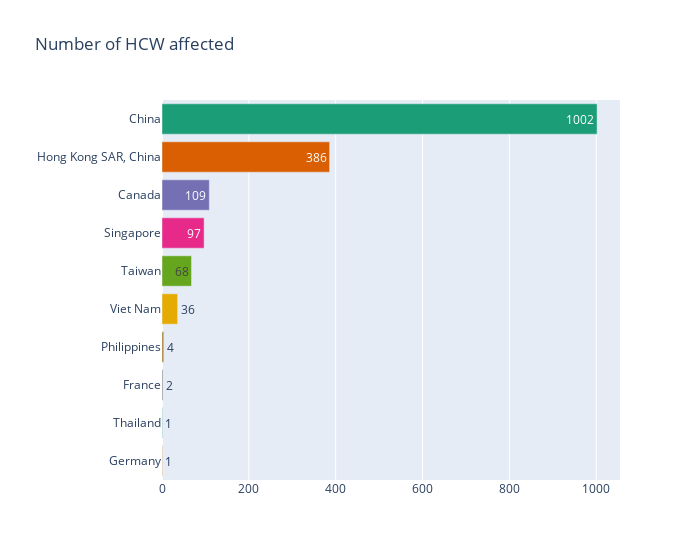

Notebook code for this chart:
### Markdown cell above
### Health Care Workers

### Code cell
plot_barh('Number of HCW affected')

### Figure 1 — Plotly figure (JSON) as saved in the notebook; plotly's stock layout.template omitted (floating-point values rounded to 4 significant figures)
{"data": [{"alignmentgroup": "True", "customdata": [[5327, 7]], "hovertemplate": "Country/Region=%{y}<br>Number of HCW affected=%{text}<br>Cumulative total cases=%{customdata[0]}<br>Case fatalities ratio (%)=%{customdata[1]}<extra></extra>", "legendgroup": "China", "marker": {"color": "rgb(27,158,119)"}, "name": "China", "offsetgroup": "China", "orientation": "h", "showlegend": true, "text": [1002], "textposition": "auto", "type": "bar", "x": [1002], "xaxis": "x", "y": ["China"], "yaxis": "y"}, {"alignmentgroup": "True", "customdata": [[1755, 17]], "hovertemplate": "Country/Region=%{y}<br>Number of HCW affected=%{text}<br>Cumulative total cases=%{customdata[0]}<br>Case fatalities ratio (%)=%{customdata[1]}<extra></extra>", "legendgroup": "Hong Kong SAR, China", "marker": {"color": "rgb(217,95,2)"}, "name": "Hong Kong SAR, China", "offsetgroup": "Hong Kong SAR, China", "orientation": "h", "showlegend": true, "text": [386], "textposition": "auto", "type": "bar", "x": [386], "xaxis": "x", "y": ["Hong Kong SAR, China"], "yaxis": "y"}, {"alignmentgroup": "True", "customdata": [[251, 17]], "hovertemplate": "Country/Region=%{y}<br>Number of HCW affected=%{text}<br>Cumulative total cases=%{customdata[0]}<br>Case fatalities ratio (%)=%{customdata[1]}<extra></extra>", "legendgroup": "Canada", "marker": {"color": "rgb(117,112,179)"}, "name": "Canada", "offsetgroup": "Canada", "orientation": "h", "showlegend": true, "text": [109], "textposition": "auto", "type": "bar", "x": [109], "xaxis": "x", "y": ["Canada"], "yaxis": "y"}, {"alignmentgroup": "True", "customdata": [[238, 14]], "hovertemplate": "Country/Region=%{y}<br>Number of HCW affected=%{text}<br>Cumulative total cases=%{customdata[0]}<br>Case fatalities ratio (%)=%{customdata[1]}<extra></extra>", "legendgroup": "Singapore", "marker": {"color": "rgb(231,41,138)"}, "name": "Singapore", "offsetgroup": "Singapore", "orientation": "h", "showlegend": true, "text": [97], "textposition": "auto", "type": "bar", "x": [97], "xaxis": "x", "y": ["Singapore"], "yaxis": "y"}, {"alignmentgroup": "True", "customdata": [[346, 11]], "hovertemplate": "Country/Region=%{y}<br>Number of HCW affected=%{text}<br>Cumulative total cases=%{customdata[0]}<br>Case fatalities ratio (%)=%{customdata[1]}<extra></extra>", "legendgroup": "Taiwan", "marker": {"color": "rgb(102,166,30)"}, "name": "Taiwan", "offsetgroup": "Taiwan", "orientation": "h", "showlegend": true, "text": [68], "textposition": "auto", "type": "bar", "x": [68], "xaxis": "x", "y": ["Taiwan"], "yaxis": "y"}, {"alignmentgroup": "True", "customdata": [[63, 8]], "hovertemplate": "Country/Region=%{y}<br>Number of HCW affected=%{text}<br>Cumulative total cases=%{customdata[0]}<br>Case fatalities ratio (%)=%{customdata[1]}<extra></extra>", "legendgroup": "Viet Nam", "marker": {"color": "rgb(230,171,2)"}, "name": "Viet Nam", "offsetgroup": "Viet Nam", "orientation": "h", "showlegend": true, "text": [36], "textposition": "auto", "type": "bar", "x": [36], "xaxis": "x", "y": ["Viet Nam"], "yaxis": "y"}, {"alignmentgroup": "True", "customdata": [[14, 14]], "hovertemplate": "Country/Region=%{y}<br>Number of HCW affected=%{text}<br>Cumulative total cases=%{customdata[0]}<br>Case fatalities ratio (%)=%{customdata[1]}<extra></extra>", "legendgroup": "Philippines", "marker": {"color": "rgb(166,118,29)"}, "name": "Philippines", "offsetgroup": "Philippines", "orientation": "h", "showlegend": true, "text": [4], "textposition": "auto", "type": "bar", "x": [4], "xaxis": "x", "y": ["Philippines"], "yaxis": "y"}, {"alignmentgroup": "True", "customdata": [[7, 14]], "hovertemplate": "Country/Region=%{y}<br>Number of HCW affected=%{text}<br>Cumulative total cases=%{customdata[0]}<br>Case fatalities ratio (%)=%{customdata[1]}<extra></extra>", "legendgroup": "France", "marker": {"color": "rgb(102,102,102)"}, "name": "France", "offsetgroup": "France", "orientation": "h", "showlegend": true, "text": [2], "textposition": "auto", "type": "bar", "x": [2], "xaxis": "x", "y": ["France"], "yaxis": "y"}, {"alignmentgroup": "True", "customdata": [[9, 22]], "hovertemplate": "Country/Region=%{y}<br>Number of HCW affected=%{text}<br>Cumulative total cases=%{customdata[0]}<br>Case fatalities ratio (%)=%{customdata[1]}<extra></extra>", "legendgroup": "Thailand", "marker": {"color": "rgb(27,158,119)"}, "name": "Thailand", "offsetgroup": "Thailand", "orientation": "h", "showlegend": true, "text": [1], "textposition": "auto", "type": "bar", "x": [1], "xaxis": "x", "y": ["Thailand"], "yaxis": "y"}, {"alignmentgroup": "True", "customdata": [[9, 0]], "hovertemplate": "Country/Region=%{y}<br>Number of HCW affected=%{text}<br>Cumulative total cases=%{customdata[0]}<br>Case fatalities ratio (%)=%{customdata[1]}<extra></extra>", "legendgroup": "Germany", "marker": {"color": "rgb(217,95,2)"}, "name": "Germany", "offsetgroup": "Germany", "orientation": "h", "showlegend": true, "text": [1], "textposition": "auto", "type": "bar", "x": [1], "xaxis": "x", "y": ["Germany"], "yaxis": "y"}], "layout": {"barmode": "relative", "legend": {"title": {"text": "Country/Region"}, "tracegroupgap": 0}, "showlegend": false, "title": {"text": "Number of HCW affected"}, "uniformtext": {"minsize": 8, "mode": "hide"}, "width": 700, "xaxis": {"anchor": "y", "domain": [0, 1], "title": {"text": ""}}, "yaxis": {"anchor": "x", "categoryarray": ["Germany", "Thailand", "France", "Philippines", "Viet Nam", "Taiwan", "Singapore", "Canada", "Hong Kong SAR, China", "China"], "categoryorder": "array", "domain": [0, 1], "title": {"text": ""}}}}
